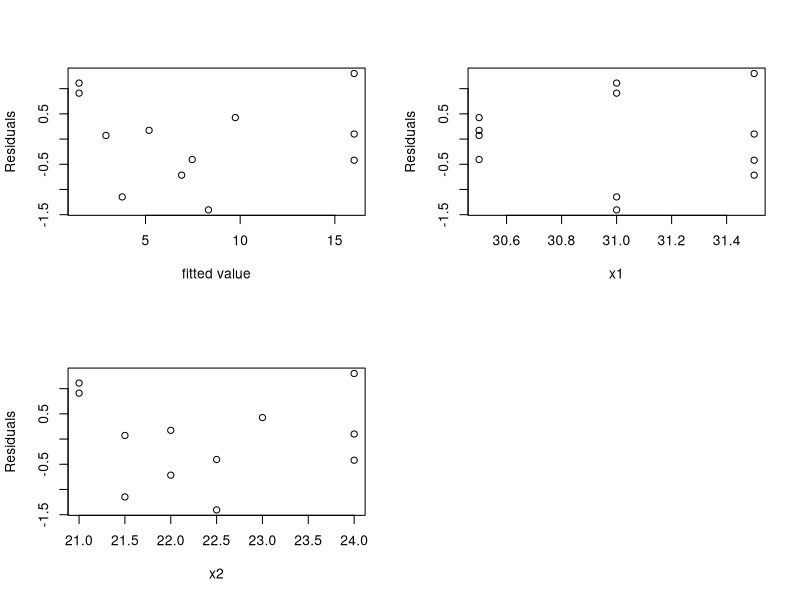
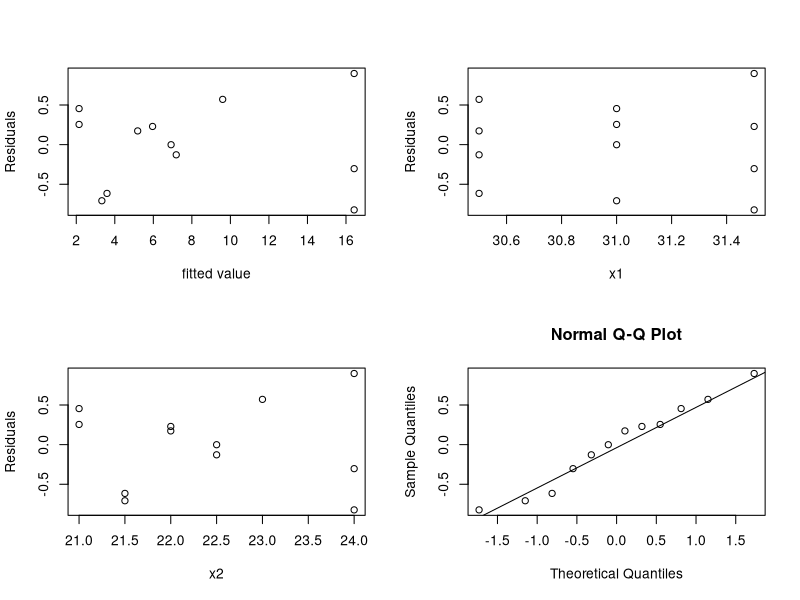
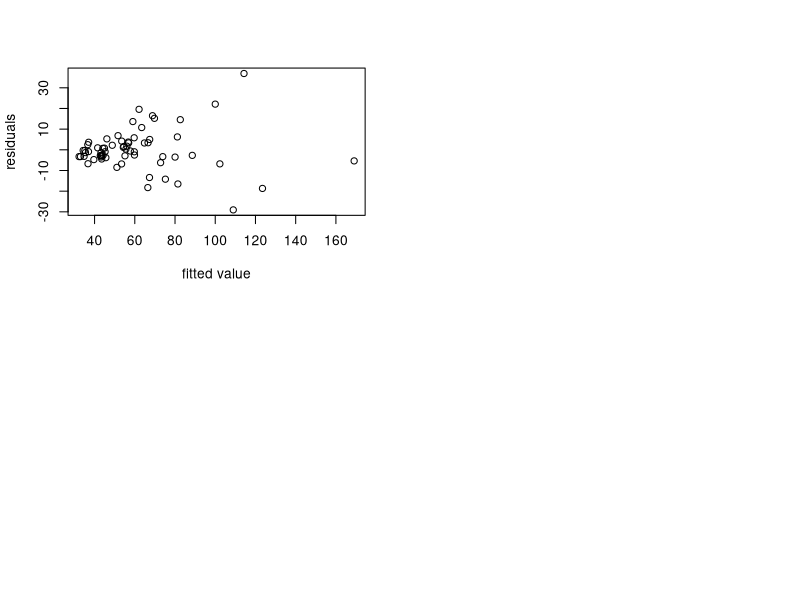
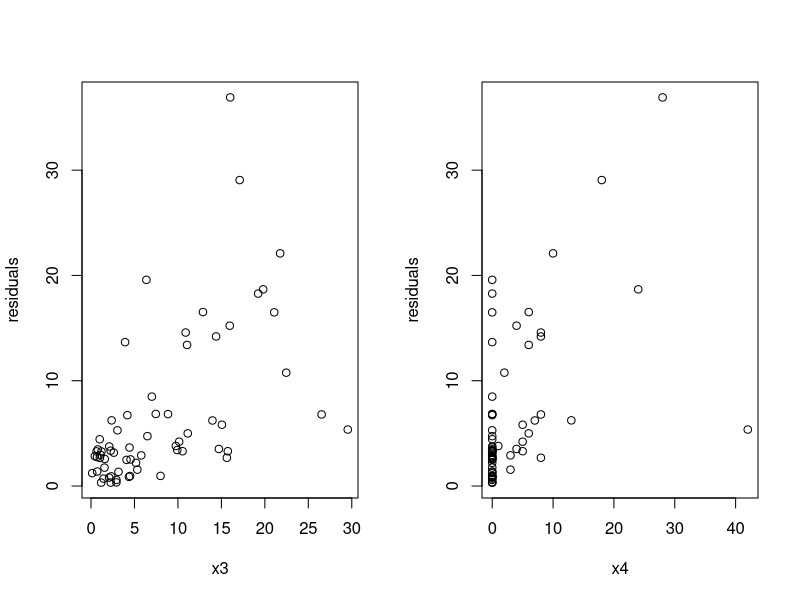
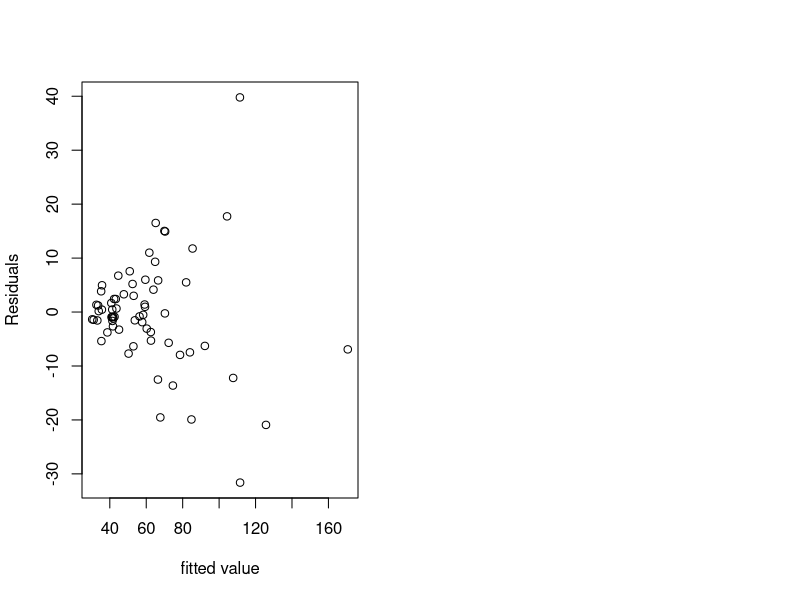

Write the R code that produced these figures, in order.
## ---- chunk 1
knitr::opts_chunk$set(echo = TRUE)
## ---- chunk 2
library(readxl)
carb = read_excel("carbonation.xls")
carb
## ---- chunk 3
fit = lm(y~., carb)
par(mfrow=c(2,2))

plot(fitted(fit), residuals(fit), xlab="fitted value", ylab="Residuals")

plot(carb$x1, residuals(fit), xlab="x1", ylab="Residuals")

plot(carb$x2, residuals(fit), xlab="x2", ylab="Residuals")
## ---- chunk 4
fit2 = lm(y~poly(x1, 2) + poly(x2, 2), carb)
summary(fit2)
## ---- chunk 5
par(mfrow=c(2,2))

plot(fitted(fit2), residuals(fit2), xlab="fitted value", ylab="Residuals")

plot(carb$x1, residuals(fit2), xlab="x1", ylab="Residuals")

plot(carb$x2, residuals(fit2), xlab="x2", ylab="Residuals")
## ---- chunk 6
qqnorm(residuals(fit2))
qqline(residuals(fit2))
## ---- chunk 7
summary(fit)
## ---- chunk 8
sal = read.table("salary.txt", header = FALSE)
colnames(sal) = c("y", "degree", "exp", "sup")
## ---- chunk 9
deg = factor(sal$degree)
sallm = lm(y ~ deg + exp + sup, data = sal)
summary(sallm)
## ---- chunk 10
plot(fitted(sallm), residuals(sallm), xlab = "fitted value", ylab = "residuals")
## ---- chunk 11
par(mfrow = c(1,2))
plot(sal$exp, abs(residuals(sallm)), xlab = "x3", ylab = "residuals")
plot(sal$sup, abs(residuals(sallm)), xlab = "x4", ylab = "residuals")
## ---- chunk 12
r = abs(residuals(sallm))
rsd = lm(r~sal$exp + sal$sup)
1/(fitted(rsd)^2)
## ---- chunk 13
sal$wts = 1/(fitted(rsd)^2)
sallm2 = lm(y ~ deg + exp + sup, weights = wts, data = sal)
summary(sallm2)
## ---- chunk 14
plot(fitted(sallm2), residuals(sallm2), xlab="fitted value", ylab="Residuals")
